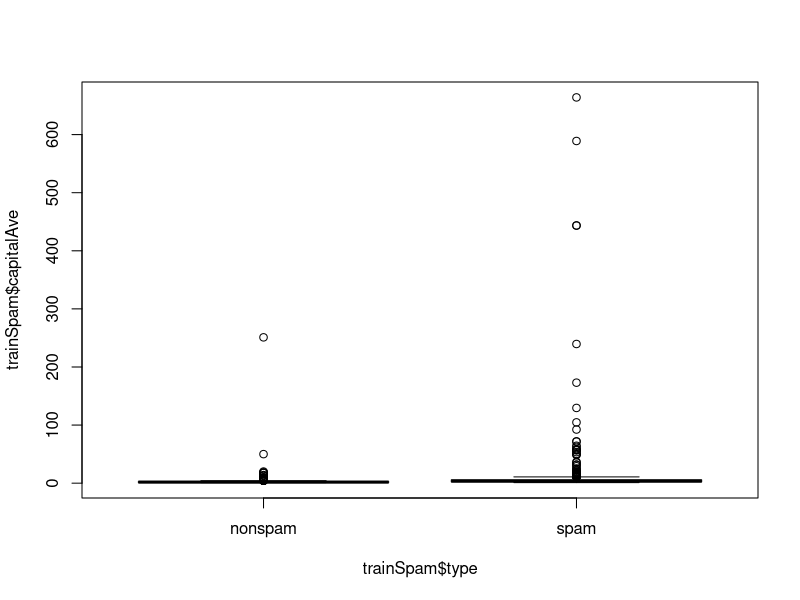
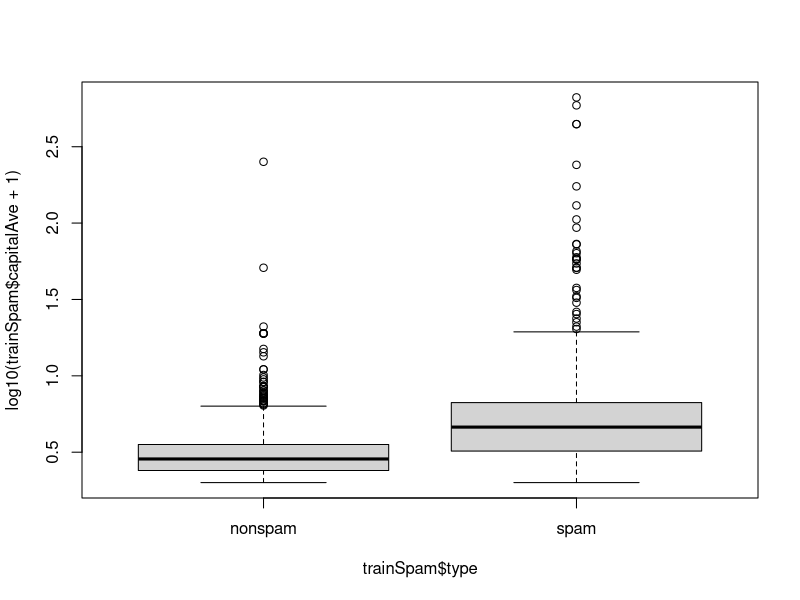
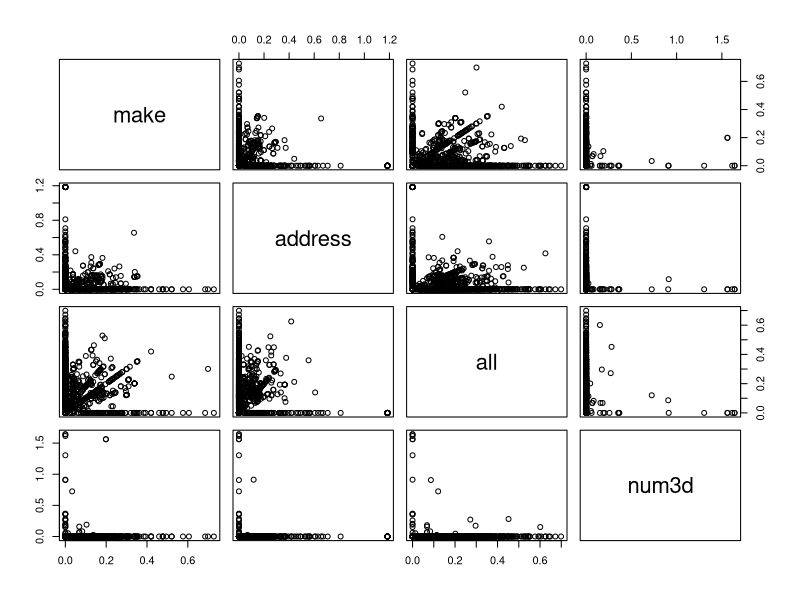

Recreate these plots in R, in order.
# instalar paquete
library(kernlab)
data("spam")
# subsanpling
set.seed(3435)
trainIndicator = rbinom(4601, size = 1, prob = 0.5)
table(trainIndicator)
trainSpam = spam[trainIndicator == 1, ]
testSpam = spam[trainIndicator == 0, ]
names(trainSpam)
head(trainSpam)
# resumen
table(trainSpam$type)
# gráfica
plot(trainSpam$capitalAve ~ trainSpam$type)
plot(log10(trainSpam$capitalAve + 1) ~ trainSpam$type)
plot(log10(trainSpam[, 1:4] + 1))
